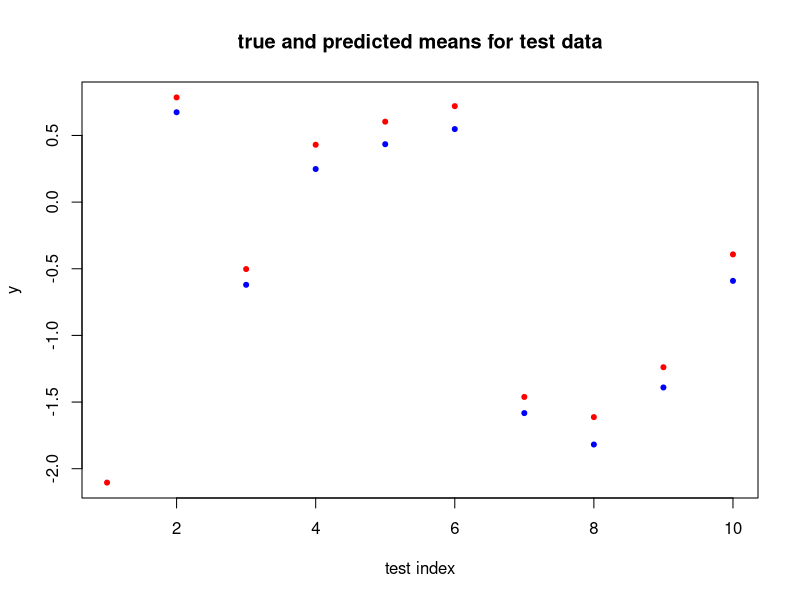

Here is the R script that generated this plot:
## ---- chunk 1
square <- function(x) x*x

unlist(Map(square, 1:5))
Reduce(`+`, Map(square, 1:5), init=0)
## ---- chunk 2
negate <- function(f) {
  nf <- function(...) {
    return(-f(...))
  }
}

negative.add <- negate(`+`)
negative.add(1, 2)
## ---- chunk 3
arithmetic <- list(add = function(x,y) x+y, multiply = function(x,y) x*y)
arithmetic$add(1,2)
## ---- chunk 4
make.foo <- function(x) {
  foo <- function(y) x + y
}

f <- make.foo(10)
f(3)
## ---- chunk 5
make.predictor <- function(X, y) {
  beta <- as.vector(solve(t(X)%*%X, t(X)%*%y))
  predictor <- function(x) as.vector(x%*%beta)
}
## ---- chunk 6
# make a "training" dataset
X <- cbind(1, matrix(rnorm(100*2), 100, 2))
beta.true <- rnorm(3)
y <- X%*%beta.true + rnorm(100)

# create the prediction function
f <- make.predictor(X, y)

# make a "testing" dataset
test.X <- cbind(1, matrix(rnorm(10*2),10,2))

# plot the true means
plot(test.X%*%beta.true, col="red", pch=20,
  main="true and predicted means for test data",
  xlab="test index", ylab="y")
# and also the predicted means
points(f(test.X), col="blue", pch=20)
## ---- chunk 7
foo <- function(x) {
  return(10)
}
foo(warning("this warning is not shown"))
## ---- chunk 8
bar <- function(x) {
  force(x)
  return(10)
}
bar(warning("this warning is shown"))
## ---- chunk 9
make.power.function <- function(exponent) {
  power <- function(x) x^exponent
}

square <- make.power.function(2)
cube <- make.power.function(3)

square(3)
cube(3)
## ---- chunk 10
exponent <- 2
square <- make.power.function(exponent)
exponent <- 3
square(2)
## ---- chunk 11
make.power.function <- function(exponent) {
  force(exponent)
  power <- function(x) x^exponent
}
exponent <- 2
square <- make.power.function(exponent)
exponent <- 3
square(2)
